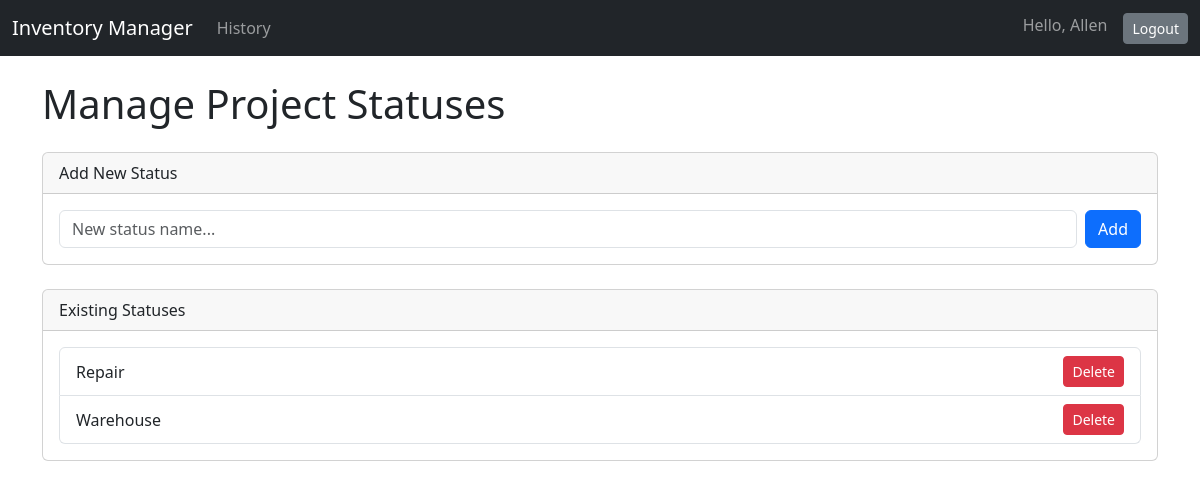
Page /inventory/manage-statuses/ (signed in) on the earlier database version.
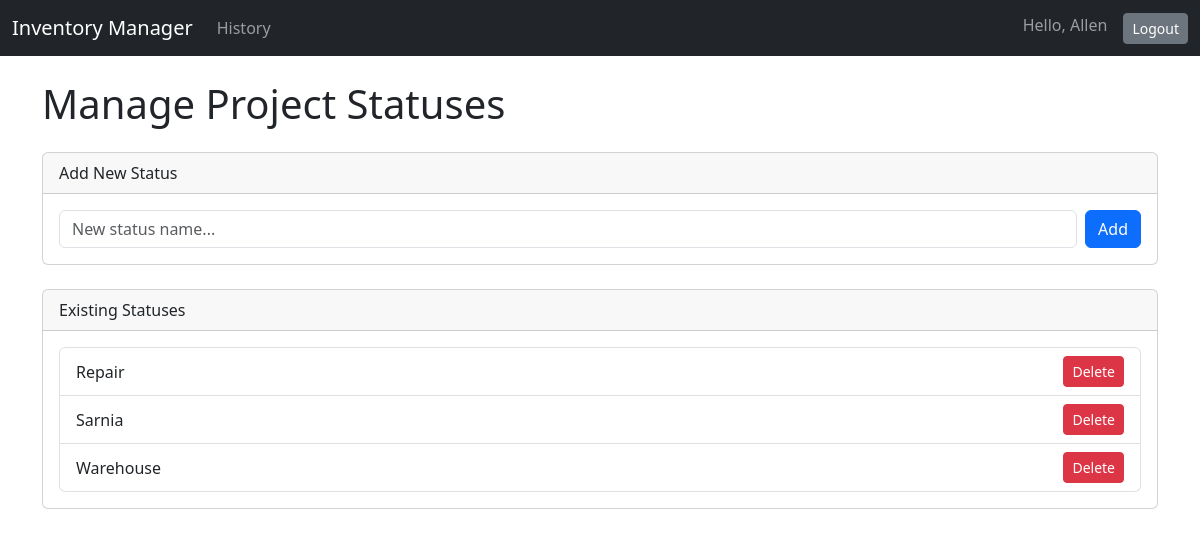
Same page on the later database version.
### inventory/models.py (models this page shows, shortened)
class Status(models.Model):
    name = models.CharField(max_length=100, unique=True)
    class Meta:
        verbose_name_plural = "Statuses"

### inventory/views.py (the view, shortened to what this page needs)
# urls.py: path('manage-statuses/', views.manage_statuses, name='manage_statuses'),
@login_required
def manage_statuses(request):
    statuses = Status.objects.all().order_by('name')
    context = {'statuses': statuses}
    return render(request, 'inventory/manage_statuses.html', context)

### inventory/templates/inventory/manage_statuses.html (shortened to what this page needs)
{% extends 'base.html' %}
{% block content %}
    <h1>Manage Project Statuses</h1>
    <div class="card my-4">
        <div class="card-header">
            Add New Status
        </div>
        <div class="card-body">
            <form method="post" class="d-flex">
                <input type="text" name="name" class="form-control me-2" placeholder="New status name..." required>
                <button type="submit" class="btn btn-primary">Add</button>
            </form>
        </div>
    </div>
    <div class="card">
        <div class="card-header">
            Existing Statuses
        </div>
        <div class="card-body">
            <ul class="list-group">
                {% for status in statuses %}
                    <li class="list-group-item d-flex justify-content-between align-items-center">
                        {{ status.name }}
                        <form method="post" onsubmit="return confirm('Are you sure you want to delete this status?');">
                            <button type="submit" name="delete_status" value="{{ status.id }}" class="btn btn-danger btn-sm">Delete</button>
                        </form>
                    </li>
                {% endfor %}
            </ul>
        </div>
    </div>
{% endblock %}

Differences in the rows shown:
added Status: name "Sarnia", {{ status.id }} 4 (drawn)
